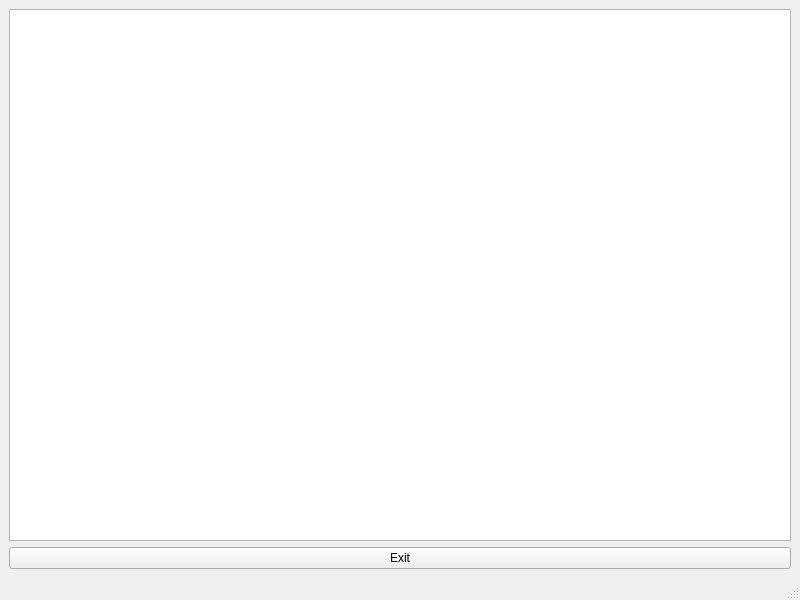
<?xml version="1.0" encoding="UTF-8"?>
<ui version="4.0">
 <class>MainWindow</class>
 <widget class="QMainWindow" name="MainWindow">
  <property name="geometry">
   <rect>
    <x>0</x>
    <y>0</y>
    <width>800</width>
    <height>600</height>
   </rect>
  </property>
  <property name="windowTitle">
   <string>MainWindow</string>
  </property>
  <widget class="QWidget" name="centralwidget">
   <layout class="QVBoxLayout" name="verticalLayout_2">
    <item>
     <widget class="QTableView" name="personsTableView"/>
    </item>
    <item>
     <widget class="QPushButton" name="exitBtn">
      <property name="text">
       <string>Exit</string>
      </property>
     </widget>
    </item>
   </layout>
  </widget>
  <widget class="QMenuBar" name="menubar">
   <property name="geometry">
    <rect>
     <x>0</x>
     <y>0</y>
     <width>800</width>
     <height>22</height>
    </rect>
   </property>
  </widget>
  <widget class="QStatusBar" name="statusbar"/>
 </widget>
 <resources/>
 <connections/>
</ui>
